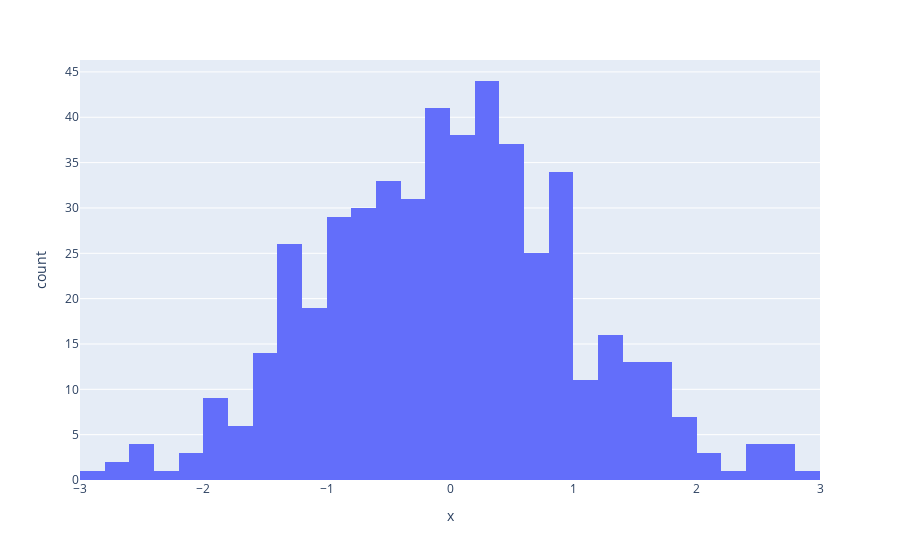

Notebook cell for this chart:
### Markdown cell above
---

### 🧶 Histogram

Histograms display frequency distributions using bars of different heights.

Here is an example histogram showing the distribution of 500 random integers following a normal distribution.

### Code cell
fig = px.histogram(x=np.random.randn(500))
fig.show()

### Figure 1 — Plotly figure (JSON) as saved in the notebook; plotly's stock layout.template omitted (floating-point values rounded to 4 significant figures; data arrays with more than 128 entries replaced by an {"elided": "..."} marker saying what was removed)
{"data": [{"bingroup": "x", "hovertemplate": "x=%{x}<br>count=%{y}<extra></extra>", "legendgroup": "", "marker": {"color": "#636efa", "pattern": {"shape": ""}}, "name": "", "orientation": "v", "showlegend": false, "type": "histogram", "x": {"elided": "500 float values"}, "xaxis": "x", "yaxis": "y"}], "layout": {"barmode": "relative", "legend": {"tracegroupgap": 0}, "margin": {"t": 60}, "xaxis": {"anchor": "y", "domain": [0, 1], "title": {"text": "x"}}, "yaxis": {"anchor": "x", "domain": [0, 1], "title": {"text": "count"}}}}
